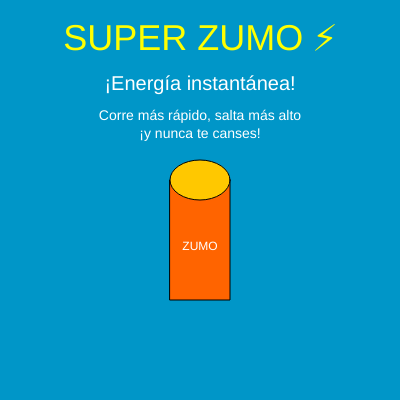
Frame 1 (no input)
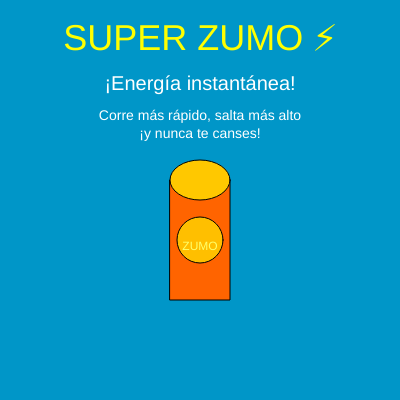
Frame 60 (no input)
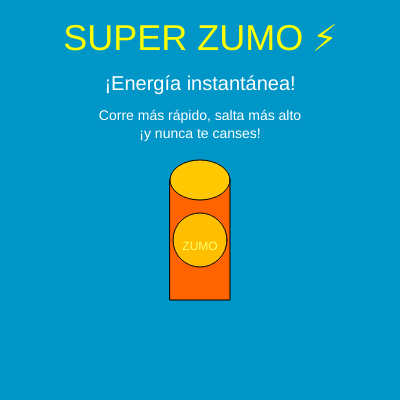
Frame 120 (the mouse pressed at the canvas centre since frame 60)

The p5.js sketch that drew these frames (run headless with seeded random() and noise() and a simulated clock; from frame 60 on, the mouse is pressed at the canvas centre):

// p5.js sketch
// ── sketch.js
let pulse = 0;
let growing = true;

function setup() {
  createCanvas(400, 400);
  textAlign(CENTER);
}

function draw() {
  background(0, 150, 200);
  
  // título
  fill(255, 255, 0);
  textSize(36);
  text("SUPER ZUMO ⚡", 200, 50);
  
  // subtítulo
  fill(255);
  textSize(20);
  text("¡Energía instantánea!", 200, 90);
  
  // descripción
  textSize(14);
  text("Corre más rápido, salta más alto\n¡y nunca te canses!", 200, 120);
  
  // dibujo del producto (botella)
  fill(255, 100, 0);
  rect(170, 180, 60, 120); // botella
  
  fill(255, 200, 0);
  ellipse(200, 180, 60, 40); // tapa
  
  fill(255);
  textSize(12);
  text("ZUMO", 200, 250);
  
  // ⚡ animación (energía pulsante)
  fill(255, 255, 0, 150);
  ellipse(200, 240, pulse, pulse);
  
  if (growing) {
    pulse += 2;
  } else {
    pulse -= 2;
  }
  
  if (pulse > 80) {
    growing = false;
  }
  if (pulse < 20) {
    growing = true;
  }
}
